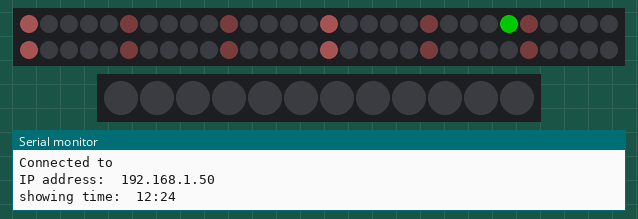
This sketch was run on a simulated ESP8266 (NodeMCU). Shown: 60 RGB LEDs in strip order, left to right, continuing on the next row, 12 RGB LEDs in strip order, left to right, the last lines printed to the serial monitor. Dim RGB values are drawn brighter than linear; WiFi joins after 1.5 s; servers stay silent unless stated.

Above: at 3.1 s.
At 21.25 s:
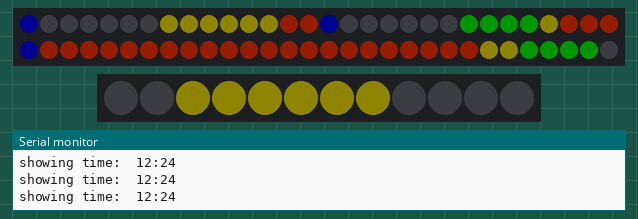
At 39.75 s:
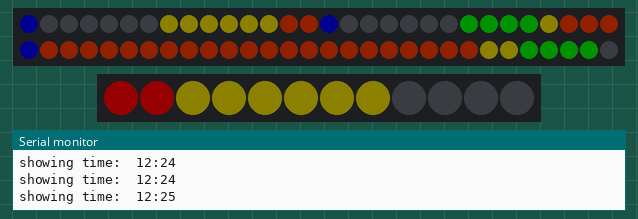

The sketch:

time.ino
```cpp
#include <Adafruit_NeoPixel.h>
#include <math.h>
#include <ESP8266WiFi.h>
#include <ESP8266WiFiMulti.h>
#include <WiFiUdp.h>

ESP8266WiFiMulti wifiMulti;      // Create an instance of the ESP8266WiFiMulti class, called 'wifiMulti'
WiFiUDP UDP;                     // Create an instance of the WiFiUDP class to send and receive
IPAddress timeServerIP;          // time.nist.gov NTP server address
const char* NTPServerName = "0.de.pool.ntp.org";
const int NTP_PACKET_SIZE = 48;  // NTP time stamp is in the first 48 bytes of the message
byte NTPBuffer[NTP_PACKET_SIZE]; // buffer to hold incoming and outgoing packets

const short TIMEZONE_OFFSET = 2; // 2 Hours
unsigned long intervalNTP = 60000; // Request NTP time every minute
unsigned long prevNTP = 0;
unsigned long lastNTPResponse = millis();
uint32_t timeUNIX = 0;

unsigned long prevActualTime = 0;

unsigned long TIME_REFRESH_INTERVAL = 3000; // every 10 seconds
unsigned long lastRefreshTime = 0;

// end time-stuff

int ticketStatus[4][3];

#define PIN 14
#define PIN2 12

// Parameter 1 = number of pixels in strip
// Parameter 2 = Arduino pin number (most are valid)
// Parameter 3 = pixel type flags, add together as needed:
//   NEO_KHZ800  800 KHz bitstream (most NeoPixel products w/WS2812 LEDs)
//   NEO_KHZ400  400 KHz (classic 'v1' (not v2) FLORA pixels, WS2811 drivers)
//   NEO_GRB     Pixels are wired for GRB bitstream (most NeoPixel products)
//   NEO_RGB     Pixels are wired for RGB bitstream (v1 FLORA pixels, not v2)
//   NEO_RGBW    Pixels are wired for RGBW bitstream (NeoPixel RGBW products)
Adafruit_NeoPixel strip = Adafruit_NeoPixel(60, PIN, NEO_GRB + NEO_KHZ800);
Adafruit_NeoPixel small = Adafruit_NeoPixel(12, PIN2, NEO_GRB + NEO_KHZ800);

float pulseState = 1;
float pulseFactor = 1.1;
uint8_t pulseMax = 170;

unsigned long TICKET_INTERVAL = 500;
unsigned long lastTicketShow = 0;
float ticketDarkness = 0.01;
float maxDarkness = 0.5;

unsigned long FACE_SWAP_INTERVAL = 10000;
unsigned long lastFaceSwap = 0;

float clockDimm = 0.2;
bool showClock;

// IMPORTANT: To reduce NeoPixel burnout risk, add 1000 uF capacitor across
// pixel power leads, add 300 - 500 Ohm resistor on first pixel's data input
// and minimize distance between Arduino and first pixel.  Avoid connecting
// on a live circuit...if you must, connect GND first.

void setup() {
  Serial.begin(57600);
  delay(10);
  Serial.println("\r\n");
  Serial.print("Serial initialized\n");

  Serial.print("Setup Time\n");
  setupTime();

  strip.begin();
  strip.show(); // Initialize all pixels to 'off'
  small.begin();
  small.show(); // Initialize all pixels to 'off'
  getDummyValues();
  lastFaceSwap = millis();

  showClock = true;
}

void loop() {
  if(millis() - lastFaceSwap >= FACE_SWAP_INTERVAL) {
    lastFaceSwap = millis();
    showClock = !showClock;
    flush();
    flushSmall();
    strip.show();
    small.show();
    ticketDarkness = 0.01;
  }

  if(
    !showClock
    && (millis() - lastTicketShow >= TICKET_INTERVAL)
  ) {
    lastTicketShow += TICKET_INTERVAL;
    showNumbers();
  }

  if(
    showClock
    && (millis() - lastRefreshTime >= TIME_REFRESH_INTERVAL)
  ) {
    flushSmall();
    lastRefreshTime += TIME_REFRESH_INTERVAL;
    uint32_t fetchedTime = fetchTime();

    if(validTimeReady()) {
      showCurrentTime(fetchedTime);
    }
  }
}

void startWiFi() { // Try to connect to some given access points. Then wait for a connection
  //wifiMulti.addAP("ssid_from_AP_3", "your_password_for_AP_3");

  Serial.println("Connecting");
  while (wifiMulti.run() != WL_CONNECTED) {  // Wait for the Wi-Fi to connect
    delay(250);
    Serial.print('.');
  }
  Serial.println("\r\n");
  Serial.print("Connected to ");
  Serial.println(WiFi.SSID());             // Tell us what network we're connected to
  Serial.print("IP address:\t");
  Serial.print(WiFi.localIP());            // Send the IP address of the ESP8266 to the computer
  Serial.println("\r\n");
}
```

neopixel.ino
```cpp
void pulse() {
  pulseState = pulseState * pulseFactor;

  if (pulseState > (pulseMax + 10)) {
    pulseFactor = 1/pulseFactor;
    pulseState = pulseMax;
  } else if(pulseState < 1) {
    pulseFactor = 1/pulseFactor;
    pulseState = 10;
  }

  uint32_t col = small.Color(round(pulseState), 0, 0);

  for (uint16_t i=0; i <= 11; i++) {
    small.setPixelColor(i, col);
  }
  small.show();
}

void setClockFace(uint8_t exclH, uint8_t exclM) {
  uint32_t r = 200*clockDimm;
  uint32_t g = 100*clockDimm;
  uint32_t b = 100*clockDimm;
  flush();
  flushSmall();

  for(uint16_t i=0; i<60; i = i + 5) {
    if(i == exclH || i == exclM) {
      continue;
    }
    if(i % 15 == 0) {
      strip.setPixelColor(i, r, g, b);
    } else {
      strip.setPixelColor(i, r*0.05, g*0.05, b*0.05);
    }
  }
  strip.show();
}

void showCurrentTime(uint32_t now) {
  Serial.printf("\r\nshowing time:\t%d:%d   ", getHours(now), getMinutes(now));
  showTime(getHours(now), getMinutes(now));
}

void showTime(uint8_t h, uint8_t m) {
    if(h > 12) {
      h = h - 12;
    }

    uint8_t pixelH = round((float)h*5 + (float)m/12);
    setClockFace(pixelH, m);
    strip.setPixelColor(pixelH, 100, 0, 0);
    strip.setPixelColor(m, 0, 100, 0);
    strip.show();
}

void flush() {
  uint32_t c = strip.Color(0, 0, 0);
  setRange(0, 59, c);
}
void flushSmall() {
  uint32_t c = small.Color(0, 0, 0);
  setRangeSmall(0, 11, c);
}
void setRange(uint16_t low, uint16_t high, uint32_t color) {
  for(uint16_t i=low; i<=high; i++) {
    strip.setPixelColor(i, color);
  }
}
void setRangeSmall(uint16_t low, uint16_t high, uint32_t color) {
  for(uint16_t i=low; i<=high; i++) {
    small.setPixelColor(i, color);
  }
}
```

ntp.ino
```cpp
void startUDP() {
  // Serial.println("Starting UDP");
  UDP.begin(123);                          // Start listening for UDP messages on port 123
  // Serial.print("Local port:\t");
  // Serial.println(UDP.localPort());
  // Serial.println();
}

bool validTimeReady() {
  return timeUNIX != 0;
}

void setupTime() {
  // Serial.print("startWiFi\n");
  startWiFi();                   // Try to connect to some given access points. Then wait for a connection

  startUDP();

  if(!WiFi.hostByName(NTPServerName, timeServerIP)) { // Get the IP address of the NTP server
    // Serial.println("DNS lookup failed. Rebooting.");
    // Serial.flush();
    ESP.reset();
  }

  // Serial.print("Time server IP:\t");
  // Serial.println(timeServerIP);

  // Serial.println("\r\nSending NTP request ...");
  sendNTPpacket(timeServerIP);
  // Serial.println("\r\ndone, now fetch first Time");

  fetchTime();
  // Serial.println("\r\ndone");
}

uint32_t fetchTime() {
  unsigned long currentMillis = millis();

  if (currentMillis - prevNTP > intervalNTP) { // If a minute has passed since last NTP request
    prevNTP = currentMillis;
    // Serial.println("\r\nSending NTP request ...");
    sendNTPpacket(timeServerIP);               // Send an NTP request
  }

  uint32_t time = getTime();                   // Check if an NTP response has arrived and get the (UNIX) time
  if (time) {                                  // If a new timestamp has been received
    timeUNIX = time;
    // Serial.print("NTP response:\t");
    // Serial.println(timeUNIX);
    lastNTPResponse = currentMillis;
  } else if ((currentMillis - lastNTPResponse) > 3600000) {
    // Serial.println("More than 1 hour since last NTP response. Rebooting.");
    // Serial.flush();
    ESP.reset();
  }

  uint32_t actualTime = timeUNIX + (currentMillis - lastNTPResponse)/1000;

  if (actualTime != prevActualTime && timeUNIX != 0) { // If a second has passed since last print
    prevActualTime = actualTime;
    // Serial.printf("\r\nUTC time:\t%d:%d:%d   ", getHours(actualTime), getMinutes(actualTime), getSeconds(actualTime));
    actualTime = actualTime + (TIMEZONE_OFFSET * 60 * 60);
    // Serial.printf("\rTimeZone time:\t%d:%d:%d   ", getHours(actualTime), getMinutes(actualTime), getSeconds(actualTime));
  }

  return actualTime;
}

uint32_t getTime() {
  if (UDP.parsePacket() == 0) { // If there's no response (yet)
    return 0;
  }
  UDP.read(NTPBuffer, NTP_PACKET_SIZE); // read the packet into the buffer
  // Combine the 4 timestamp bytes into one 32-bit number
  uint32_t NTPTime = (NTPBuffer[40] << 24) | (NTPBuffer[41] << 16) | (NTPBuffer[42] << 8) | NTPBuffer[43];
  // Convert NTP time to a UNIX timestamp:
  // Unix time starts on Jan 1 1970. That's 2208988800 seconds in NTP time:
  const uint32_t seventyYears = 2208988800UL;
  // subtract seventy years:
  uint32_t UNIXTime = NTPTime - seventyYears;
  return UNIXTime;
}

void sendNTPpacket(IPAddress& address) {
  memset(NTPBuffer, 0, NTP_PACKET_SIZE);  // set all bytes in the buffer to 0
  // Initialize values needed to form NTP request
  NTPBuffer[0] = 0b11100011;   // LI, Version, Mode
  // send a packet requesting a timestamp:
  UDP.beginPacket(address, 123); // NTP requests are to port 123
  UDP.write(NTPBuffer, NTP_PACKET_SIZE);
  UDP.endPacket();
}

inline int getSeconds(uint32_t UNIXTime) {
  return UNIXTime % 60;
}

inline int getMinutes(uint32_t UNIXTime) {
  return UNIXTime / 60 % 60;
}

inline int getHours(uint32_t UNIXTime) {
  return UNIXTime / 3600 % 24;
}
```

ticketstatus.ino
```cpp
int getDummyValues() {
  ticketStatus[0][0] = 2; ticketStatus[0][1] = 2; ticketStatus[0][2] = 3;
  ticketStatus[1][0] = 3; ticketStatus[1][1] = 1; ticketStatus[1][2] = 3;
  ticketStatus[2][0] = 22; ticketStatus[2][1] = 2; ticketStatus[2][2] = 3;
  ticketStatus[3][0] = 2; ticketStatus[3][1] = 5; ticketStatus[3][2] = 0;
  /*{
    {2, 2, 3}, // blocker open, doing, done
    {3, 1, 3}, // due open, doing, done
    {2, 2, 3}, // tickes open, doing, done
    {2, 5, 0}, // review DEVONE, others
  };*/
}

void showNumbers() {
  uint32_t blue = strip.Color(0, 0, round(90*ticketDarkness));
  uint32_t green = strip.Color(0, round(100*ticketDarkness), 0);
  uint32_t red = strip.Color(round(120*ticketDarkness), 0, 0);
  uint32_t orange = strip.Color(round(100*ticketDarkness), round(20*ticketDarkness), 0);
  uint32_t yellow = strip.Color(round(65*ticketDarkness), round(60*ticketDarkness), 0);

  if (ticketDarkness < maxDarkness) {
    ticketDarkness += 0.005;
  } else if (ticketDarkness > maxDarkness) {
    ticketDarkness = maxDarkness;
  }
  static bool blinkOn;
  flush();
  flushSmall();
  // handle blocker
  strip.setPixelColor(0, blue);
  strip.setPixelColor(15, blue);
  strip.setPixelColor(30, blue);

  blinkOn = !blinkOn;

  /*
   * Blocker
   */
  int pixelIndex = 0;
  // Serial.printf("blocker open:\t%d", ticketStatus[0][0]);
  if(blinkOn) {
    setRangeSmall(pixelIndex, (pixelIndex+ticketStatus[0][0]), red);
  }
  pixelIndex += ticketStatus[0][0];

  // Serial.printf("blocker doing:\t%d", ticketStatus[0][1]);
  setRangeSmall(pixelIndex, (pixelIndex+ticketStatus[0][1]), yellow);
  pixelIndex += ticketStatus[0][1];

  // Serial.printf("blocker done:\t%d", ticketStatus[0][2]);
  setRangeSmall(pixelIndex, (pixelIndex+ticketStatus[0][2]), yellow);

  /*
   * review
   */
  pixelIndex = 14;
  // Serial.printf("review DEVONE:\t%d", ticketStatus[3][0]);
  setRange((pixelIndex-ticketStatus[3][0]), pixelIndex, orange);
  pixelIndex -= ticketStatus[3][0];

  // Serial.printf("review OTHER:\t%d", ticketStatus[3][1]);
  setRange((pixelIndex-ticketStatus[3][1]), pixelIndex, yellow);

  /*
   * due
   */
  pixelIndex = 29;
  // Serial.printf("due open:\t%d", ticketStatus[1][0]);
  setRange((pixelIndex-ticketStatus[1][0]), pixelIndex, orange);
  pixelIndex -= ticketStatus[1][0];

  // Serial.printf("due doing:\t%d", ticketStatus[1][1]);
  setRange((pixelIndex-ticketStatus[1][1]), pixelIndex, yellow);
  pixelIndex -= ticketStatus[1][1];

  // Serial.printf("due done:\t%d", ticketStatus[1][2]);
  setRange((pixelIndex-ticketStatus[1][2]), pixelIndex, green);

  /*
   * tickes
   */
  pixelIndex = 31;
  // Serial.printf("tickes open:\t%d", ticketStatus[2][0]);
  setRange(pixelIndex, (pixelIndex+ticketStatus[2][0]), orange);
  pixelIndex += ticketStatus[2][0];

  // Serial.printf("tickes doing:\t%d", ticketStatus[2][1]);
  setRange(pixelIndex, (pixelIndex+ticketStatus[2][1]), yellow);
  pixelIndex += ticketStatus[2][1];

  // Serial.printf("tickes done:\t%d", ticketStatus[2][2]);
  setRange(pixelIndex, (pixelIndex+ticketStatus[2][2]), green);

  strip.show();
  small.show();
  // Serial.print("\n");

}
```

Measured:
- what the display in image 0 shows lasts 8.5 s, from 3.0 s to 11.5 s
- what the display in image 1 shows lasts 0.5 s, from 21.0 s to 21.5 s
